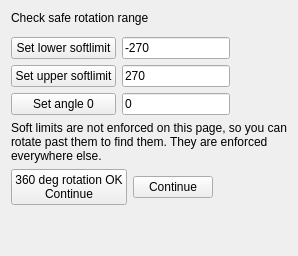
     <widget class="QWidget" name="page_rotation_safe">
      <layout class="QVBoxLayout" name="layout_rotation_safe">
       <item>
        <widget class="QLabel" name="lb_rotsafe_title">
         <property name="text">
          <string>Check safe rotation range</string>
         </property>
        </widget>
       </item>
       <item>
        <widget class="QWidget" name="container_rows_rotsafe" native="true"/>
       </item>
       <item>
        <layout class="QGridLayout" name="layout_rotsafe_limits">
         <item row="0" column="0">
          <widget class="QPushButton" name="pb_set_low">
           <property name="toolTip">
            <string>Copy the current phi angle into the lower soft limit.</string>
           </property>
           <property name="text">
            <string>Set lower softlimit</string>
           </property>
          </widget>
         </item>
         <item row="0" column="1">
          <widget class="QLineEdit" name="ed_phi_low">
           <property name="text">
            <string>-270</string>
           </property>
          </widget>
         </item>
         <item row="1" column="0">
          <widget class="QPushButton" name="pb_set_high">
           <property name="toolTip">
            <string>Copy the current phi angle into the upper soft limit.</string>
           </property>
           <property name="text">
            <string>Set upper softlimit</string>
           </property>
          </widget>
         </item>
         <item row="1" column="1">
          <widget class="QLineEdit" name="ed_phi_high">
           <property name="text">
            <string>270</string>
           </property>
          </widget>
         </item>
         <item row="2" column="0">
          <widget class="QPushButton" name="pb_set_zero">
           <property name="toolTip">
            <string>Copy the current phi angle in as the zero reference used to judge the safe arc.</string>
           </property>
           <property name="text">
            <string>Set angle 0</string>
           </property>
          </widget>
         </item>
         <item row="2" column="1">
          <widget class="QLineEdit" name="ed_phi_zero">
           <property name="text">
            <string>0</string>
           </property>
          </widget>
         </item>
         <item row="0" column="2" rowspan="3">
          <spacer name="spacer_rotsafe_limits">
           <property name="orientation">
            <enum>Qt::Horizontal</enum>
           </property>
           <property name="sizeHint" stdset="0">
            <size>
             <width>40</width>
             <height>20</height>
            </size>
           </property>
          </spacer>
         </item>
        </layout>
       </item>
       <item>
        <widget class="QLabel" name="lb_rotsafe_hint">
         <property name="wordWrap">
          <bool>true</bool>
         </property>
         <property name="text">
          <string>Soft limits are not enforced on this page, so you can rotate past them to find them. They are enforced everywhere else.</string>
         </property>
        </widget>
       </item>
       <item>
        <layout class="QHBoxLayout" name="layout_rotsafe_buttons">
         <item>
          <widget class="QPushButton" name="pb_rot_360_ok">
           <property name="text">
            <string>360 deg rotation OK
Continue</string>
           </property>
          </widget>
         </item>
         <item>
          <widget class="QPushButton" name="pb_rotsafe_continue">
           <property name="text">
            <string>Continue</string>
           </property>
          </widget>
         </item>
         <item>
          <spacer name="spacer_rotsafe_buttons">
           <property name="orientation">
            <enum>Qt::Horizontal</enum>
           </property>
           <property name="sizeHint" stdset="0">
            <size>
             <width>40</width>
             <height>20</height>
            </size>
           </property>
          </spacer>
         </item>
        </layout>
       </item>
       <item>
        <spacer name="spacer_rotsafe_bottom">
         <property name="orientation">
          <enum>Qt::Vertical</enum>
         </property>
         <property name="sizeHint" stdset="0">
          <size>
           <width>20</width>
           <height>40</height>
          </size>
         </property>
        </spacer>
       </item>
      </layout>
     </widget>
